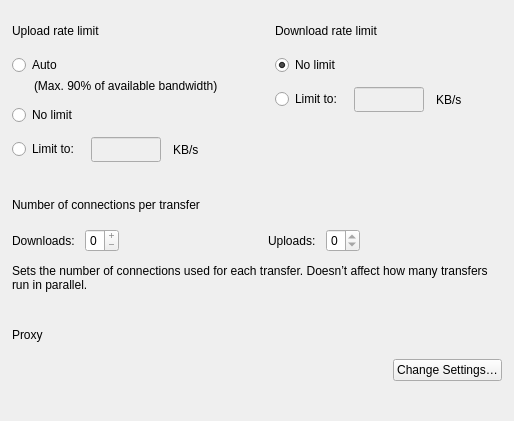
     <widget class="QWidget" name="pNetwork">
      <property name="focusPolicy">
       <enum>Qt::WheelFocus</enum>
      </property>
      <layout class="QVBoxLayout" name="verticalLayout_10" stretch="0,0,0,1">
       <property name="spacing">
        <number>36</number>
       </property>
       <property name="leftMargin">
        <number>12</number>
       </property>
       <property name="topMargin">
        <number>24</number>
       </property>
       <property name="rightMargin">
        <number>12</number>
       </property>
       <property name="bottomMargin">
        <number>0</number>
       </property>
       <item>
        <layout class="QHBoxLayout" name="hRateLimitsRow" stretch="1,1">
         <property name="spacing">
          <number>36</number>
         </property>
         <property name="leftMargin">
          <number>0</number>
         </property>
         <property name="topMargin">
          <number>0</number>
         </property>
         <property name="rightMargin">
          <number>0</number>
         </property>
         <property name="bottomMargin">
          <number>0</number>
         </property>
         <item>
          <layout class="QVBoxLayout" name="vUploadRateSection">
           <property name="spacing">
            <number>12</number>
           </property>
           <item>
            <layout class="QVBoxLayout" name="vUploadRateTitleLine">
             <property name="spacing">
              <number>4</number>
             </property>
             <item>
              <widget class="QLabel" name="lUploadRateLimitTitle">
               <property name="text">
                <string>Upload rate limit</string>
               </property>
               <property name="font-size" stdset="0">
                <string notr="true">caption</string>
               </property>
               <property name="semibold" stdset="0">
                <bool>true</bool>
               </property>
              </widget>
             </item>
             <item>
              <widget class="QFrame" name="fUploadRateLine">
               <property name="minimumSize">
                <size>
                 <width>0</width>
                 <height>1</height>
                </size>
               </property>
               <property name="maximumSize">
                <size>
                 <width>16777215</width>
                 <height>1</height>
                </size>
               </property>
               <property name="frameShape">
                <enum>QFrame::NoFrame</enum>
               </property>
              </widget>
             </item>
            </layout>
           </item>
           <item>
            <layout class="QVBoxLayout" name="vUploadRateChoices">
             <property name="spacing">
              <number>12</number>
             </property>
             <property name="leftMargin">
              <number>0</number>
             </property>
             <property name="topMargin">
              <number>0</number>
             </property>
             <property name="rightMargin">
              <number>0</number>
             </property>
             <property name="bottomMargin">
              <number>0</number>
             </property>
             <item>
              <layout class="QVBoxLayout" name="vUploadAutoGroup">
               <property name="spacing">
                <number>4</number>
               </property>
               <property name="leftMargin">
                <number>0</number>
               </property>
               <property name="topMargin">
                <number>0</number>
               </property>
               <property name="rightMargin">
                <number>0</number>
               </property>
               <property name="bottomMargin">
                <number>0</number>
               </property>
               <item>
                <widget class="QRadioButton" name="rUploadAutoLimit">
                 <property name="cursor">
                  <cursorShape>PointingHandCursor</cursorShape>
                 </property>
                 <property name="text">
                  <string>Auto</string>
                 </property>
                 <property name="checked">
                  <bool>true</bool>
                 </property>
                 <property name="font-size" stdset="0">
                  <string notr="true">body-2</string>
                 </property>
                 <property name="semibold" stdset="0">
                  <bool>true</bool>
                 </property>
                </widget>
               </item>
               <item>
                <layout class="QHBoxLayout" name="hUploadAutoNote">
                 <property name="leftMargin">
                  <number>0</number>
                 </property>
                 <property name="topMargin">
                  <number>0</number>
                 </property>
                 <property name="rightMargin">
                  <number>0</number>
                 </property>
                 <property name="bottomMargin">
                  <number>0</number>
                 </property>
                 <item>
                  <spacer name="sUploadAutoIndent">
                   <property name="orientation">
                    <enum>Qt::Horizontal</enum>
                   </property>
                   <property name="sizeType">
                    <enum>QSizePolicy::Maximum</enum>
                   </property>
                   <property name="sizeHint" stdset="0">
                    <size>
                     <width>22</width>
                     <height>14</height>
                    </size>
                   </property>
                  </spacer>
                 </item>
                 <item>
                  <widget class="QLabel" name="lUploadAutoNote">
                   <property name="text">
                    <string>(Max. 90% of available bandwidth)</string>
                   </property>
                   <property name="font-size" stdset="0">
                    <string notr="true">body-2</string>
                   </property>
                   <property name="regular" stdset="0">
                    <bool>true</bool>
                   </property>
                  </widget>
                 </item>
                </layout>
               </item>
              </layout>
             </item>
             <item>
              <layout class="QHBoxLayout" name="hUploadNoLimitRow">
               <property name="leftMargin">
                <number>0</number>
               </property>
               <property name="topMargin">
                <number>0</number>
               </property>
               <property name="rightMargin">
                <number>0</number>
               </property>
               <property name="bottomMargin">
                <number>0</number>
               </property>
               <item>
                <widget class="QRadioButton" name="rUploadNoLimit">
                 <property name="cursor">
                  <cursorShape>PointingHandCursor</cursorShape>
                 </property>
                 <property name="text">
                  <string>No limit</string>
                 </property>
                 <property name="font-size" stdset="0">
                  <string notr="true">body-2</string>
                 </property>
                 <property name="semibold" stdset="0">
                  <bool>true</bool>
                 </property>
                </widget>
               </item>
              </layout>
             </item>
             <item>
              <layout class="QHBoxLayout" name="hUploadLimitRow">
               <property name="leftMargin">
                <number>0</number>
               </property>
               <property name="topMargin">
                <number>0</number>
               </property>
               <property name="rightMargin">
                <number>0</number>
               </property>
               <property name="bottomMargin">
                <number>0</number>
               </property>
               <item>
                <widget class="QRadioButton" name="rUploadLimit">
                 <property name="cursor">
                  <cursorShape>PointingHandCursor</cursorShape>
                 </property>
                 <property name="text">
                  <string>Limit to:</string>
                 </property>
                 <property name="font-size" stdset="0">
                  <string notr="true">body-2</string>
                 </property>
                 <property name="semibold" stdset="0">
                  <bool>true</bool>
                 </property>
                </widget>
               </item>
               <item>
                <widget class="QLineEdit" name="eUploadLimit">
                 <property name="enabled">
                  <bool>false</bool>
                 </property>
                 <property name="minimumSize">
                  <size>
                   <width>70</width>
                   <height>25</height>
                  </size>
                 </property>
                 <property name="maximumSize">
                  <size>
                   <width>70</width>
                   <height>25</height>
                  </size>
                 </property>
                 <property name="alignment">
                  <set>Qt::AlignRight|Qt::AlignTrailing|Qt::AlignVCenter</set>
                 </property>
                 <property name="type" stdset="0">
                  <string notr="true">mega</string>
                 </property>
                </widget>
               </item>
               <item>
                <widget class="QLabel" name="lUploadLimitUnit">
                 <property name="text">
                  <string>KB/s</string>
                 </property>
                </widget>
               </item>
               <item>
                <spacer name="sUploadLimitTrail">
                 <property name="orientation">
                  <enum>Qt::Horizontal</enum>
                 </property>
                 <property name="sizeHint" stdset="0">
                  <size>
                   <width>40</width>
                   <height>20</height>
                  </size>
                 </property>
                </spacer>
               </item>
              </layout>
             </item>
            </layout>
           </item>
           <item>
            <spacer name="sUploadRateBottom">
             <property name="orientation">
              <enum>Qt::Vertical</enum>
             </property>
             <property name="sizeHint" stdset="0">
              <size>
               <width>20</width>
               <height>0</height>
              </size>
             </property>
            </spacer>
           </item>
          </layout>
         </item>
         <item>
          <layout class="QVBoxLayout" name="vDownloadRateSection">
           <property name="spacing">
            <number>12</number>
           </property>
           <item>
            <layout class="QVBoxLayout" name="vDownloadRateTitleLine">
             <property name="spacing">
              <number>4</number>
             </property>
             <item>
              <widget class="QLabel" name="lDownloadRateLimitTitle">
               <property name="text">
                <string>Download rate limit</string>
               </property>
               <property name="font-size" stdset="0">
                <string notr="true">caption</string>
               </property>
               <property name="semibold" stdset="0">
                <bool>true</bool>
               </property>
              </widget>
             </item>
             <item>
              <widget class="QFrame" name="fDownloadRateLine">
               <property name="minimumSize">
                <size>
                 <width>0</width>
                 <height>1</height>
                </size>
               </property>
               <property name="maximumSize">
                <size>
                 <width>16777215</width>
                 <height>1</height>
                </size>
               </property>
               <property name="frameShape">
                <enum>QFrame::NoFrame</enum>
               </property>
              </widget>
             </item>
            </layout>
           </item>
           <item>
            <layout class="QVBoxLayout" name="vDownloadRateChoices">
             <property name="spacing">
              <number>12</number>
             </property>
             <property name="leftMargin">
              <number>0</number>
             </property>
             <property name="topMargin">
              <number>0</number>
             </property>
             <property name="rightMargin">
              <number>0</number>
             </property>
             <property name="bottomMargin">
              <number>0</number>
             </property>
             <item>
              <layout class="QHBoxLayout" name="hDownloadNoLimitRow">
               <property name="leftMargin">
                <number>0</number>
               </property>
               <property name="topMargin">
                <number>0</number>
               </property>
               <property name="rightMargin">
                <number>0</number>
               </property>
               <property name="bottomMargin">
                <number>0</number>
               </property>
               <item>
                <widget class="QRadioButton" name="rDownloadNoLimit">
                 <property name="cursor">
                  <cursorShape>PointingHandCursor</cursorShape>
                 </property>
                 <property name="text">
                  <string>No limit</string>
                 </property>
                 <property name="checked">
                  <bool>true</bool>
                 </property>
                 <property name="font-size" stdset="0">
                  <string notr="true">body-2</string>
                 </property>
                 <property name="semibold" stdset="0">
                  <bool>true</bool>
                 </property>
                </widget>
               </item>
              </layout>
             </item>
             <item>
              <layout class="QHBoxLayout" name="hDownloadLimitRow">
               <property name="leftMargin">
                <number>0</number>
               </property>
               <property name="topMargin">
                <number>0</number>
               </property>
               <property name="rightMargin">
                <number>0</number>
               </property>
               <property name="bottomMargin">
                <number>0</number>
               </property>
               <item>
                <widget class="QRadioButton" name="rDownloadLimit">
                 <property name="cursor">
                  <cursorShape>PointingHandCursor</cursorShape>
                 </property>
                 <property name="text">
                  <string>Limit to:</string>
                 </property>
                 <property name="font-size" stdset="0">
                  <string notr="true">body-2</string>
                 </property>
                 <property name="semibold" stdset="0">
                  <bool>true</bool>
                 </property>
                </widget>
               </item>
               <item>
                <widget class="QLineEdit" name="eDownloadLimit">
                 <property name="enabled">
                  <bool>false</bool>
                 </property>
                 <property name="minimumSize">
                  <size>
                   <width>70</width>
                   <height>25</height>
                  </size>
                 </property>
                 <property name="maximumSize">
                  <size>
                   <width>70</width>
                   <height>25</height>
                  </size>
                 </property>
                 <property name="alignment">
                  <set>Qt::AlignRight|Qt::AlignTrailing|Qt::AlignVCenter</set>
                 </property>
                 <property name="type" stdset="0">
                  <string notr="true">mega</string>
                 </property>
                </widget>
               </item>
               <item>
                <widget class="QLabel" name="lDownloadLimitUnit">
                 <property name="text">
                  <string>KB/s</string>
                 </property>
                 <property name="font-size" stdset="0">
                  <string notr="true">body-2</string>
                 </property>
                 <property name="semibold" stdset="0">
                  <bool>true</bool>
                 </property>
                </widget>
               </item>
               <item>
                <spacer name="sDownloadLimitTrail">
                 <property name="orientation">
                  <enum>Qt::Horizontal</enum>
                 </property>
                 <property name="sizeHint" stdset="0">
                  <size>
                   <width>40</width>
                   <height>20</height>
                  </size>
                 </property>
                </spacer>
               </item>
              </layout>
             </item>
            </layout>
           </item>
           <item>
            <spacer name="sDownloadRateBottom">
             <property name="orientation">
              <enum>Qt::Vertical</enum>
             </property>
             <property name="sizeHint" stdset="0">
              <size>
               <width>20</width>
               <height>0</height>
              </size>
             </property>
            </spacer>
           </item>
          </layout>
         </item>
        </layout>
       </item>
       <item>
        <layout class="QVBoxLayout" name="vConnectionsSection">
         <property name="spacing">
          <number>12</number>
         </property>
         <property name="leftMargin">
          <number>0</number>
         </property>
         <property name="topMargin">
          <number>0</number>
         </property>
         <property name="rightMargin">
          <number>0</number>
         </property>
         <property name="bottomMargin">
          <number>0</number>
         </property>
         <item>
          <layout class="QVBoxLayout" name="vConnectionsTitleLine">
           <property name="spacing">
            <number>4</number>
           </property>
           <item>
            <widget class="QLabel" name="lConnectionsTitle">
             <property name="text">
              <string>Number of connections per transfer</string>
             </property>
             <property name="font-size" stdset="0">
              <string notr="true">caption</string>
             </property>
             <property name="semibold" stdset="0">
              <bool>true</bool>
             </property>
            </widget>
           </item>
           <item>
            <widget class="QFrame" name="fConnectionsLine">
             <property name="minimumSize">
              <size>
               <width>0</width>
               <height>1</height>
              </size>
             </property>
             <property name="maximumSize">
              <size>
               <width>16777215</width>
               <height>1</height>
              </size>
             </property>
             <property name="frameShape">
              <enum>QFrame::NoFrame</enum>
             </property>
            </widget>
           </item>
          </layout>
         </item>
         <item>
          <layout class="QHBoxLayout" name="hConnectionsRow" stretch="0,1,0,1">
           <property name="spacing">
            <number>6</number>
           </property>
           <item>
            <layout class="QHBoxLayout" name="hDownloadConnLayout">
             <property name="spacing">
              <number>10</number>
             </property>
             <item>
              <widget class="QLabel" name="lDownloadConnections">
               <property name="text">
                <string>Downloads:</string>
               </property>
               <property name="font-size" stdset="0">
                <string notr="true">body-2</string>
               </property>
               <property name="semibold" stdset="0">
                <bool>true</bool>
               </property>
              </widget>
             </item>
             <item>
              <widget class="QSpinBox" name="eMaxDownloadConnections">
               <property name="cursor">
                <cursorShape>PointingHandCursor</cursorShape>
               </property>
               <property name="buttonSymbols">
                <enum>QAbstractSpinBox::PlusMinus</enum>
               </property>
               <property name="minimum">
                <number>0</number>
               </property>
               <property name="maximum">
                <number>0</number>
               </property>
              </widget>
             </item>
            </layout>
           </item>
           <item>
            <spacer name="sConnectionsMid">
             <property name="orientation">
              <enum>Qt::Horizontal</enum>
             </property>
             <property name="sizeHint" stdset="0">
              <size>
               <width>40</width>
               <height>20</height>
              </size>
             </property>
            </spacer>
           </item>
           <item>
            <layout class="QHBoxLayout" name="hUploadConnLayout">
             <property name="spacing">
              <number>10</number>
             </property>
             <item>
              <widget class="QLabel" name="lUploadConnections">
               <property name="text">
                <string>Uploads:</string>
               </property>
               <property name="font-size" stdset="0">
                <string notr="true">body-2</string>
               </property>
               <property name="semibold" stdset="0">
                <bool>true</bool>
               </property>
              </widget>
             </item>
             <item>
              <widget class="QSpinBox" name="eMaxUploadConnections">
               <property name="cursor">
                <cursorShape>PointingHandCursor</cursorShape>
               </property>
               <property name="buttonSymbols">
                <enum>QAbstractSpinBox::UpDownArrows</enum>
               </property>
               <property name="minimum">
                <number>0</number>
               </property>
               <property name="maximum">
                <number>0</number>
               </property>
              </widget>
             </item>
            </layout>
           </item>
           <item>
            <spacer name="sConnectionsTrail">
             <property name="orientation">
              <enum>Qt::Horizontal</enum>
             </property>
             <property name="sizeHint" stdset="0">
              <size>
               <width>40</width>
               <height>20</height>
              </size>
             </property>
            </spacer>
           </item>
          </layout>
         </item>
         <item>
          <widget class="QLabel" name="lConnectionsDescription">
           <property name="text">
            <string>Sets the number of connections used for each transfer. Doesn’t affect how many transfers run in parallel.</string>
           </property>
           <property name="wordWrap">
            <bool>true</bool>
           </property>
           <property name="font-size" stdset="0">
            <string notr="true">body-2</string>
           </property>
           <property name="regular" stdset="0">
            <bool>true</bool>
           </property>
          </widget>
         </item>
        </layout>
       </item>
       <item>
        <layout class="QVBoxLayout" name="vProxySection">
         <property name="spacing">
          <number>12</number>
         </property>
         <property name="leftMargin">
          <number>0</number>
         </property>
         <property name="topMargin">
          <number>0</number>
         </property>
         <property name="rightMargin">
          <number>0</number>
         </property>
         <property name="bottomMargin">
          <number>0</number>
         </property>
         <item>
          <layout class="QVBoxLayout" name="vProxyTitleLine">
           <property name="spacing">
            <number>4</number>
           </property>
           <item>
            <widget class="QLabel" name="lProxyTitle">
             <property name="text">
              <string>Proxy</string>
             </property>
             <property name="font-size" stdset="0">
              <string notr="true">caption</string>
             </property>
             <property name="semibold" stdset="0">
              <bool>true</bool>
             </property>
            </widget>
           </item>
           <item>
            <widget class="QFrame" name="fProxyLine">
             <property name="minimumSize">
              <size>
               <width>0</width>
               <height>1</height>
              </size>
             </property>
             <property name="maximumSize">
              <size>
               <width>16777215</width>
               <height>1</height>
              </size>
             </property>
             <property name="frameShape">
              <enum>QFrame::NoFrame</enum>
             </property>
            </widget>
           </item>
          </layout>
         </item>
         <item>
          <layout class="QHBoxLayout" name="hProxyRow">
           <item>
            <widget class="QLabel" name="lProxySettings">
             <property name="font-size" stdset="0">
              <string notr="true">body-2</string>
             </property>
             <property name="semibold" stdset="0">
              <bool>true</bool>
             </property>
            </widget>
           </item>
           <item>
            <spacer name="sProxyTrail">
             <property name="orientation">
              <enum>Qt::Horizontal</enum>
             </property>
             <property name="sizeHint" stdset="0">
              <size>
               <width>40</width>
               <height>20</height>
              </size>
             </property>
            </spacer>
           </item>
           <item>
            <widget class="QPushButton" name="bOpenProxySettings">
             <property name="sizePolicy">
              <sizepolicy hsizetype="Preferred" vsizetype="Fixed">
               <horstretch>0</horstretch>
               <verstretch>0</verstretch>
              </sizepolicy>
             </property>
             <property name="cursor">
              <cursorShape>PointingHandCursor</cursorShape>
             </property>
             <property name="text">
              <string>Change Settings…</string>
             </property>
             <property name="autoDefault">
              <bool>false</bool>
             </property>
             <property name="type" stdset="0">
              <string notr="true">secondary</string>
             </property>
             <property name="dimension" stdset="0">
              <string notr="true">small</string>
             </property>
            </widget>
           </item>
          </layout>
         </item>
        </layout>
       </item>
       <item>
        <spacer name="verticalSpacer">
         <property name="orientation">
          <enum>Qt::Vertical</enum>
         </property>
         <property name="sizeHint" stdset="0">
          <size>
           <width>20</width>
           <height>40</height>
          </size>
         </property>
        </spacer>
       </item>
      </layout>
     </widget>
